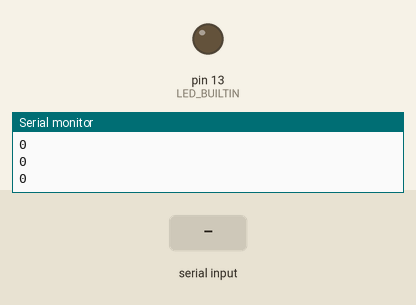
Bench run of a sketch on a simulated Arduino Uno, built with avr-gcc and run on an emulated ATmega328P. On the bench: output pins drawn as LEDs (lit = HIGH), the last lines printed to the serial monitor. The test bench sets the inputs (shaded band).

Above: at 1.2 s.
1.3 s: "1" received over Serial
At 2.7 s:
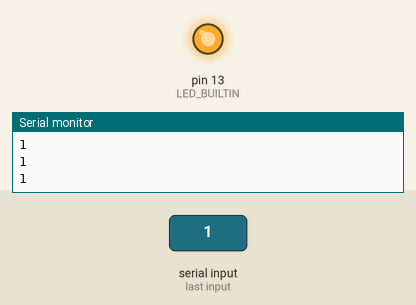
3.0 s: "0" received over Serial
At 4.2 s:
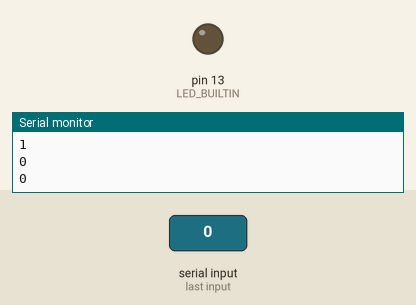
Timing chart, 0 to 6.0 s (numbered marks = the images above; inputs shaded):
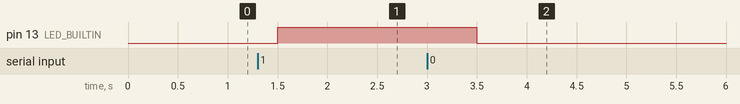

Measured:
- after the input at 1.3 s, pin 13 (LED_BUILTIN): LOW → HIGH after 0.20 s
- after the input at 3.0 s, pin 13 (LED_BUILTIN): HIGH → LOW after 0.50 s

The sketch:

LED.ino
```cpp
bool lightOn = false;

void setup()
{
  Serial.begin(9600);             // Serial Controller 스크립트 상의 Baud Rate와 통일 시킬 것
  pinMode(LED_BUILTIN, OUTPUT);   // 13번핀
}

void loop()
{
  if(Serial.available())
  {
    char c = Serial.read();
    if(c)
    {
      if( c == '1')
      {
        lightOn = true;
      }
      else if(c == '0')
      {
        lightOn = false;
      }
    }
  }
  if(lightOn)
  {
    digitalWrite(LED_BUILTIN, HIGH);
    Serial.println('1');
  }
  else
  {
    digitalWrite(LED_BUILTIN, LOW);
    Serial.println('0');
  }
  delay(500);
}
```
